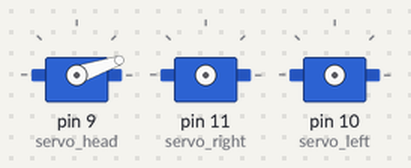
A sketch run on a simulated Arduino Uno, built with avr-gcc and run on an emulated ATmega328P. Parts: 3 × servo.

Above: at 0.15 s.
At 3.5 s:
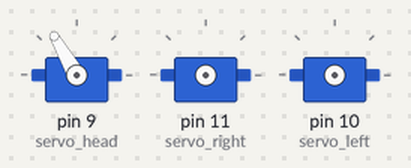
At 11.4 s:
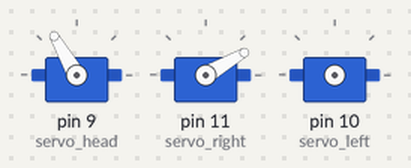
At 17.88 s:
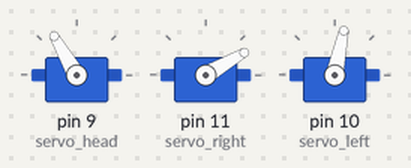
At 24.2 s:
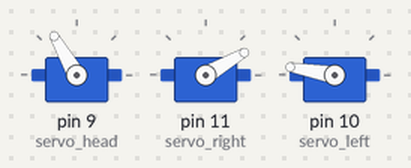
At 39.79 s:
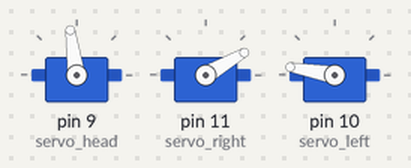
Timing chart, 0 to 40.0 s (numbered marks = the images above):
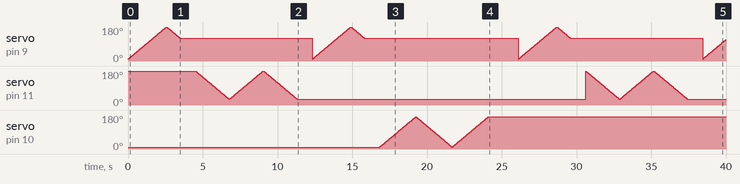

The sketch:

Bot_Code.ino
```cpp
#include <Servo.h>

Servo servo_head;
Servo servo_left;
Servo servo_right;

int pos = 0;

void setup() {
}

void loop()
{
  full_head_turn();
  delay(1000);
  wave_right();
  delay(1000);
  full_head_turn();
  delay(1000);
  wave_left();
  delay(2000);
}

void full_head_turn()
{
  servo_head.attach(9);

  for(pos = 10; pos <= 180; pos += 1) // goes from 10 degrees to 180 degrees
  {                                  // in steps of 1 degree
    servo_head.write(pos);              // tell servo to go to position in variable 'pos'
    delay(15);                       // waits 15ms for the servo to reach the position
  }

  for(pos = 180; pos>=120; pos-=1)     // goes from 180 degrees to 120 degrees
  {
    servo_head.write(pos);              // tell servo to go to position in variable 'pos'
    delay(15);                       // waits 15ms for the servo to reach the position
  }

    servo_head.detach();
}

void wave_right()
{
  servo_right.attach(11);

  for(pos = 180; pos>=30; pos-=1)     // goes from 180 degrees to 30 degrees
  {
    servo_right.write(pos);              // tell servo to go to position in variable 'pos'
    delay(15);                       // waits 15ms for the servo to reach the position
  }

  for(pos = 30; pos <= 180; pos += 1) // goes from 30 degrees to 180 degrees
  {                                  // in steps of 1 degree
    servo_right.write(pos);              // tell servo to go to position in variable 'pos'
    delay(15);                       // waits 15ms for the servo to reach the position
  }

  for(pos = 180; pos>=30; pos-=1)     // goes from 180 degrees to 30 degrees
  {
    servo_right.write(pos);              // tell servo to go to position in variable 'pos'
    delay(15);                       // waits 15ms for the servo to reach the position
  }

    servo_right.detach();
}

void wave_left()
{
  servo_left.attach(10);

  for(pos = 10; pos <= 170; pos += 1) // goes from 10 degrees to 170 degrees
  {                                  // in steps of 1 degree
    servo_left.write(pos);              // tell servo to go to position in variable 'pos'
    delay(15);                       // waits 15ms for the servo to reach the position
  }

  for(pos = 170; pos>=10; pos-=1)     // goes from 170 degrees to 10 degrees
  {
    servo_left.write(pos);              // tell servo to go to position in variable 'pos'
    delay(15);                       // waits 15ms for the servo to reach the position
  }

  for(pos = 10; pos <= 170; pos += 1) // goes from 10 degrees to 170 degrees
  {                                  // in steps of 1 degree
    servo_left.write(pos);              // tell servo to go to position in variable 'pos'
    delay(15);                       // waits 15ms for the servo to reach the position
  }

    servo_left.detach();
}
```
